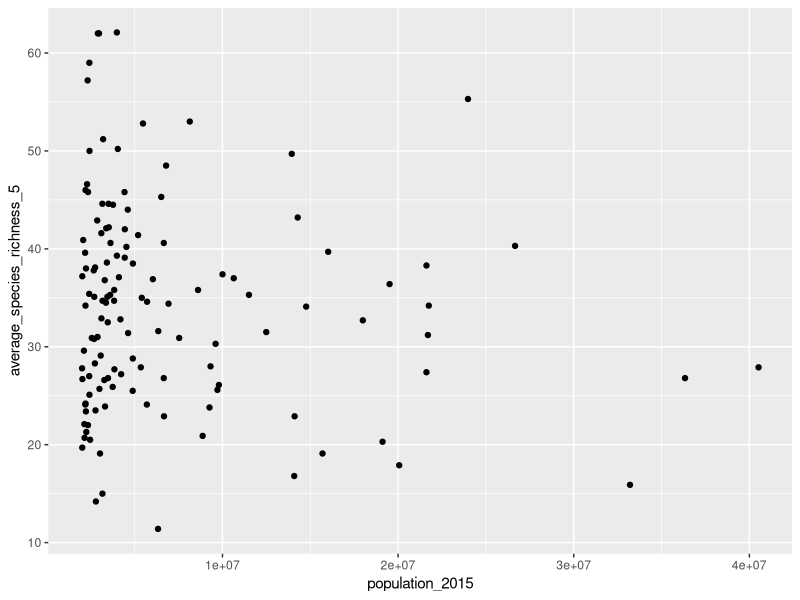
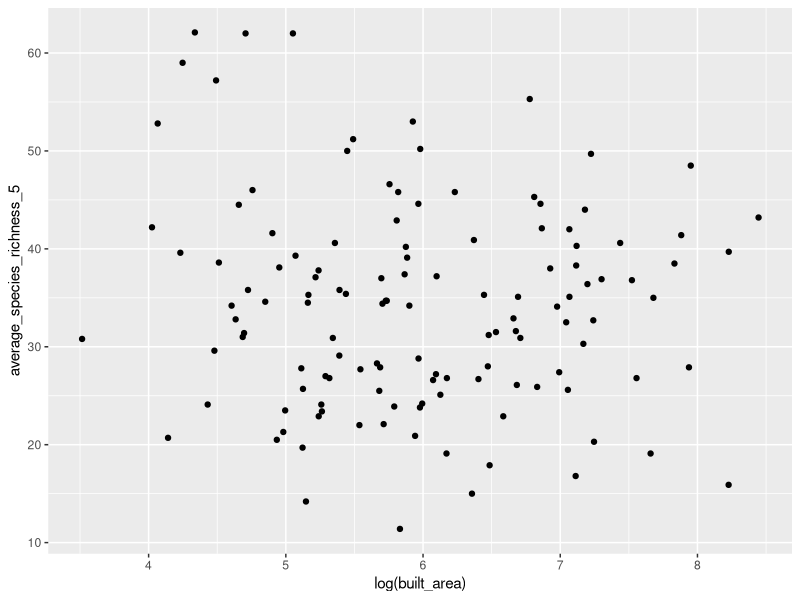
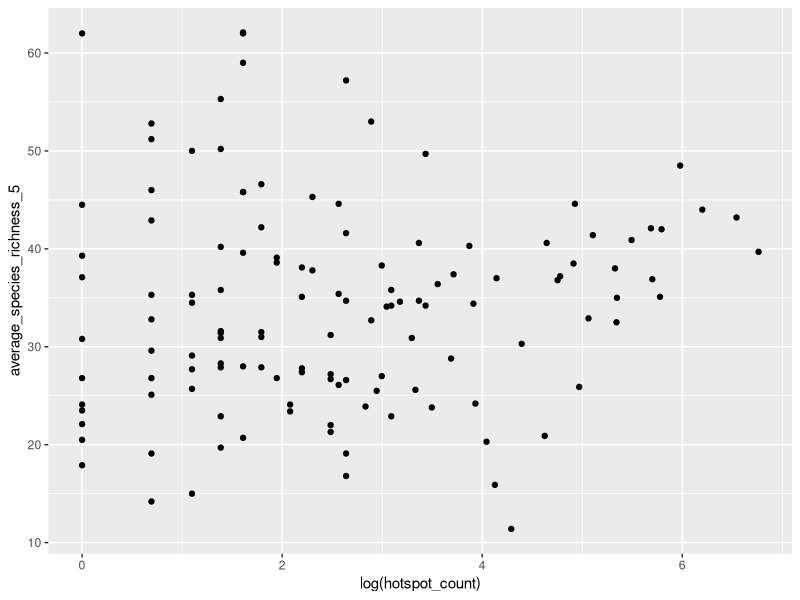
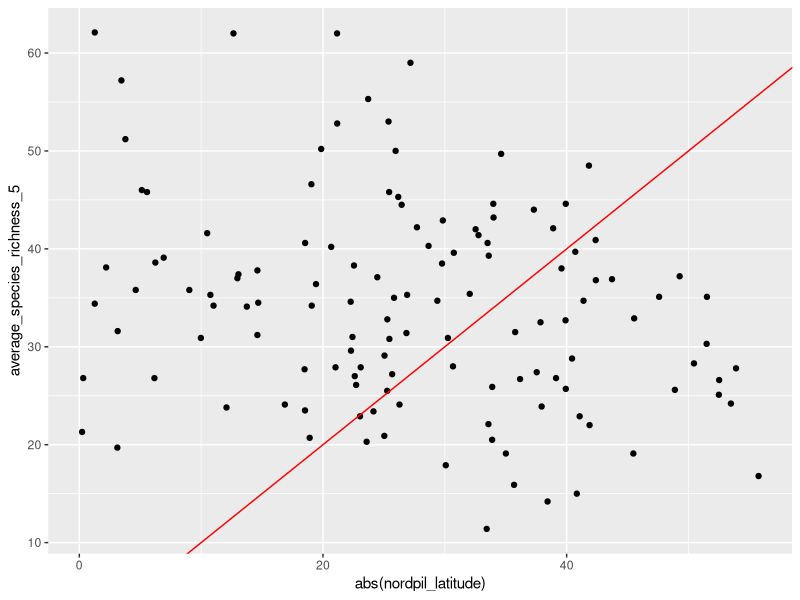
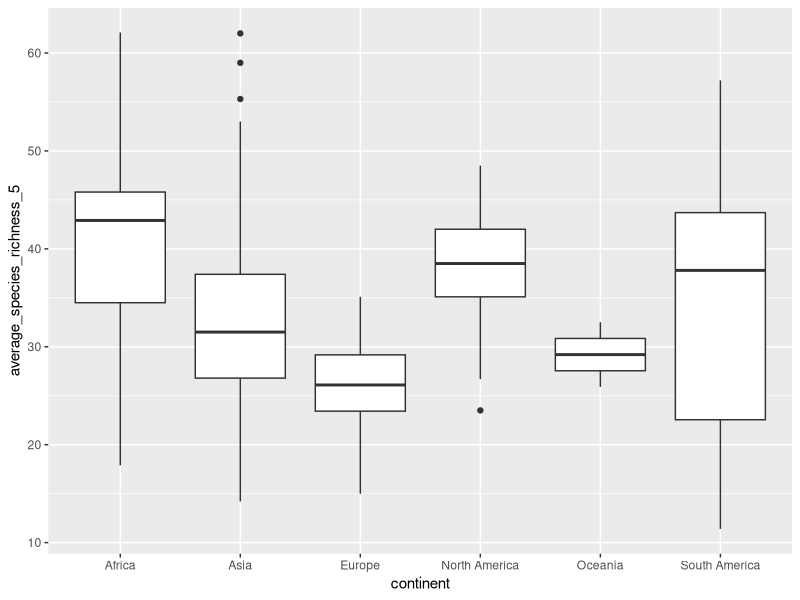
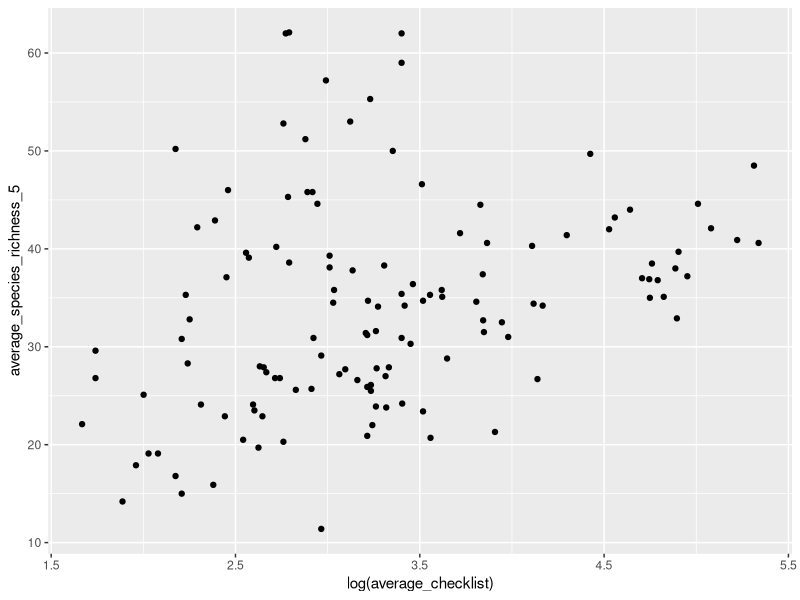
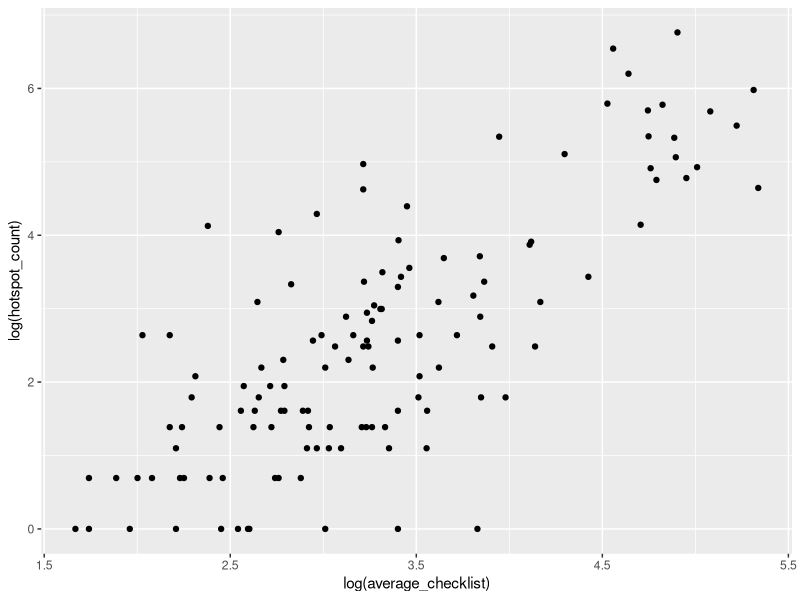
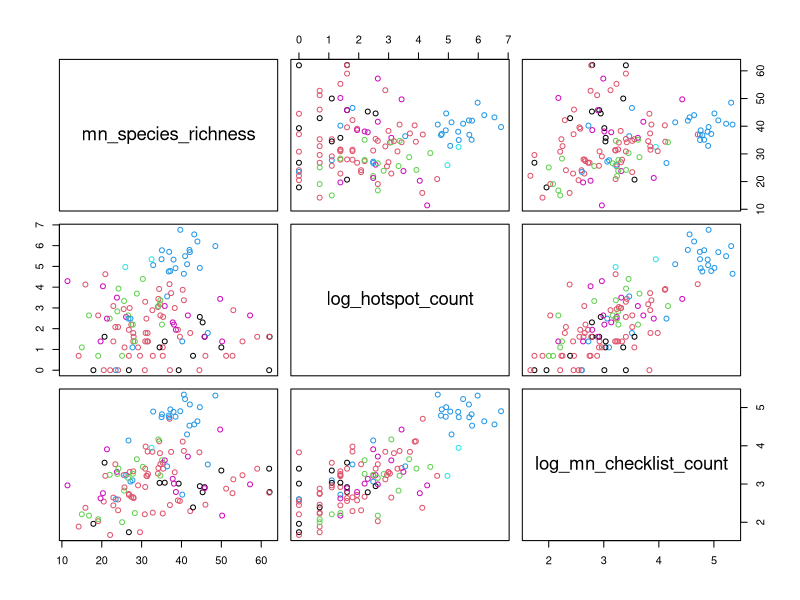

The R source for these figures, in order:
## ---- chunk 1
rm(list=ls())
## ---- chunk 2
library(tidyverse)
library(ggplot2)
library(ggpubr)
## ---- chunk 3
data <- read_csv("data.csv")
summary(data)
## ---- chunk 4
data
## ---- chunk 5
shapiro.test(data$average_species_richness_5) 
## ---- chunk 6
shapiro.test(data$population_2015) 
## ---- chunk 7
ggplot(data = data, aes(x = population_2015, y = average_species_richness_5)) +
 geom_point()
## ---- chunk 8
model_pop <- lm(average_species_richness_5 ~ population_2015, data)
summary(model_pop)
## ---- chunk 9
shapiro.test(data$built_area) 
## ---- chunk 10
ggplot(data = data, aes(x = log(built_area), y = average_species_richness_5)) +
 geom_point()
## ---- chunk 11
model_ba <- lm(average_species_richness_5 ~ log(built_area), data)
summary(model_ba)
## ---- chunk 12
shapiro.test(data$hotspot_count) 
## ---- chunk 13
shapiro.test(log(data$hotspot_count)) 
## ---- chunk 14
shapiro.test(sqrt(data$hotspot_count)) 
## ---- chunk 15
shapiro.test(log10(data$hotspot_count)) 
## ---- chunk 16
ggplot(data = data, aes(x = log(hotspot_count), y = average_species_richness_5)) +
 geom_point()
## ---- chunk 17
model_hsc <- glm(average_species_richness_5 ~ log(hotspot_count), data, family = "gaussian")
summary(model_hsc)
## ---- chunk 18
ggplot(data = data, aes(x = abs(nordpil_latitude), y = average_species_richness_5)) +
 geom_point() + geom_abline(color="red")
## ---- chunk 19
model_lat <- glm(average_species_richness_5 ~ abs(nordpil_latitude), data, family = "gaussian")
summary(model_lat)
## ---- chunk 20
ggplot(data = data, aes(x = continent, y = average_species_richness_5)) +
 geom_boxplot()
## ---- chunk 21
data$continent <- as.factor(data$continent)
model_cont<-aov(average_species_richness_5~continent, data=data)
summary(model_cont)
## ---- chunk 22
library(multcomp)
cld(glht(model_cont, linfct=mcp(continent="Tukey")))
## ---- chunk 23
shapiro.test(data$average_checklist)
## ---- chunk 24
shapiro.test(log(data$average_checklist))
## ---- chunk 25
shapiro.test(sqrt(data$average_checklist))
## ---- chunk 26
ggplot(data = data, aes(x = log(average_checklist), y = average_species_richness_5)) +
 geom_point() 
## ---- chunk 27
model_cl <- glm(average_species_richness_5 ~ log(average_checklist), data, family = "gaussian")
summary(model_cl)
## ---- chunk 28
ggplot(data = data, aes(x = log(average_checklist), y = log(hotspot_count))) +
 geom_point() 
## ---- chunk 29
cor.test(data$average_checklist, data$hotspot_count)
## ---- chunk 30
cor.test(log(data$average_checklist), log(data$hotspot_count))
## ---- chunk 31
data_check <- data.frame(mn_species_richness = data$average_species_richness_5, log_hotspot_count = log(data$hotspot_count), log_mn_checklist_count = log(data$average_checklist), continent = data$continent)
pairs(data_check[,1:3], col = data_check$continent)
## ---- chunk 32
library("GGally")  
ggpairs(data_check[,1:3])
## ---- chunk 33
names(data)
## ---- chunk 34
data_check2 <- data.frame(mn_species_richness = data$average_species_richness_5, log_mn_checklist_count = log(data$average_checklist), log_population = log(data$population_2015), log_built_area = log(data$built_area), latitute = abs(data$nordpil_latitude))
ggpairs(data_check2)
## ---- chunk 35
data_check3 <- data.frame(mn_species_richness = data$average_species_richness_10, log_mn_checklist_count = log(data$average_checklist), log_population = log(data$population_2015), log_built_area = log(data$built_area), latitute = abs(data$nordpil_latitude))
ggpairs(data_check3)
## ---- chunk 36
model1 <- glm(average_species_richness_5 ~abs(nordpil_latitude) + log(average_checklist) + log(population_2015), data, family = "gaussian")
summary(model1)
## ---- chunk 37
model2 <- glm(average_species_richness_5 ~abs(nordpil_latitude) + log(average_checklist), data, family = "gaussian")
summary(model2)
## ---- chunk 38
model3 <- glm(average_species_richness_10 ~abs(nordpil_latitude) + log(average_checklist) + log(population_2015), data, family = "gaussian")
summary(model3)
## ---- chunk 39
model3 <- glm(average_species_richness_10 ~abs(nordpil_latitude) + log(average_checklist), data, family = "gaussian")
summary(model3)
## ---- chunk 40
model4 <- glm(average_species_richness_15 ~abs(nordpil_latitude) + log(average_checklist), data, family = "gaussian")
summary(model4)
## ---- chunk 41
model5 <- glm(average_species_richness_20 ~abs(nordpil_latitude) + log(average_checklist), data, family = "gaussian")
summary(model5)
